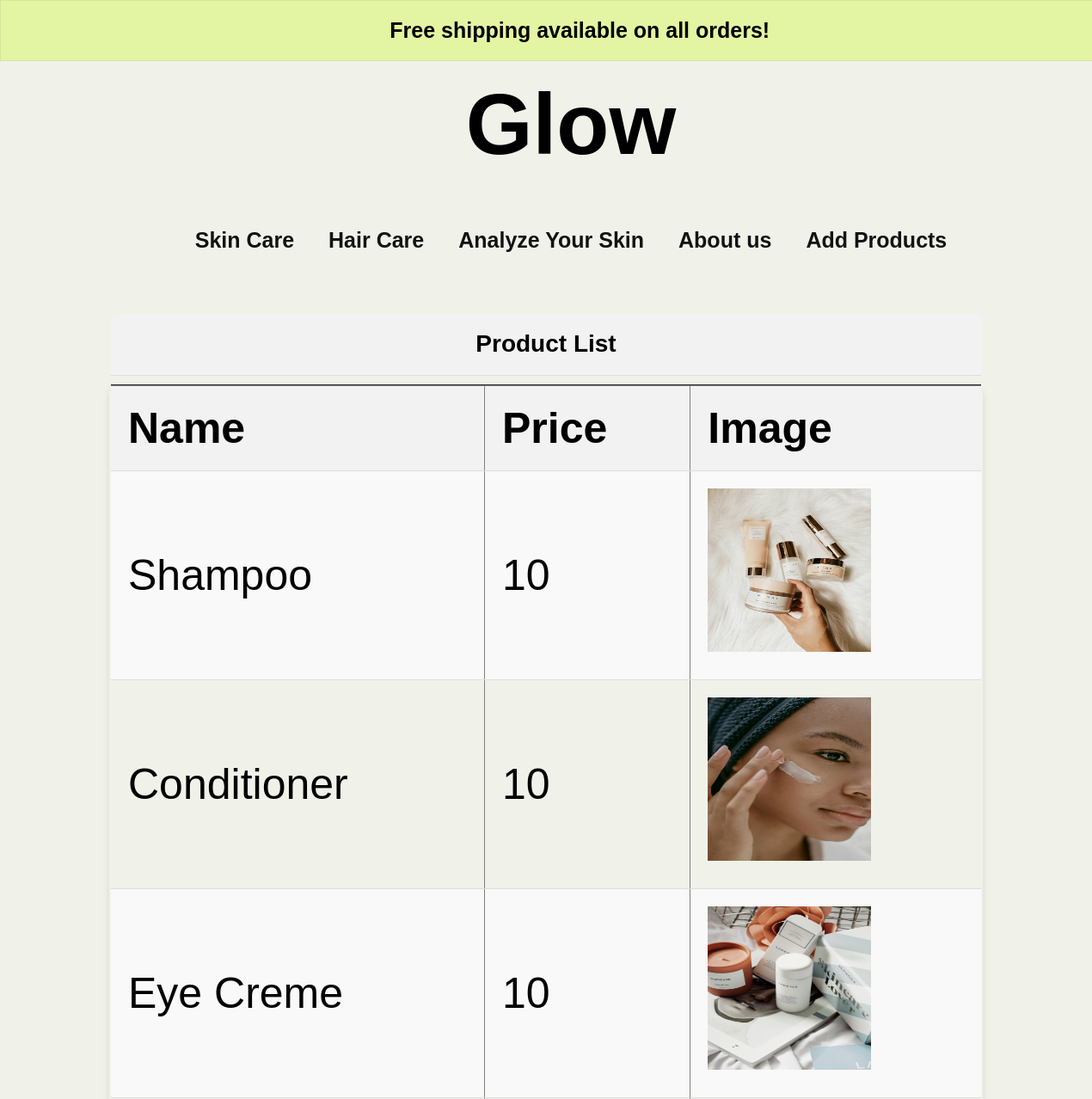
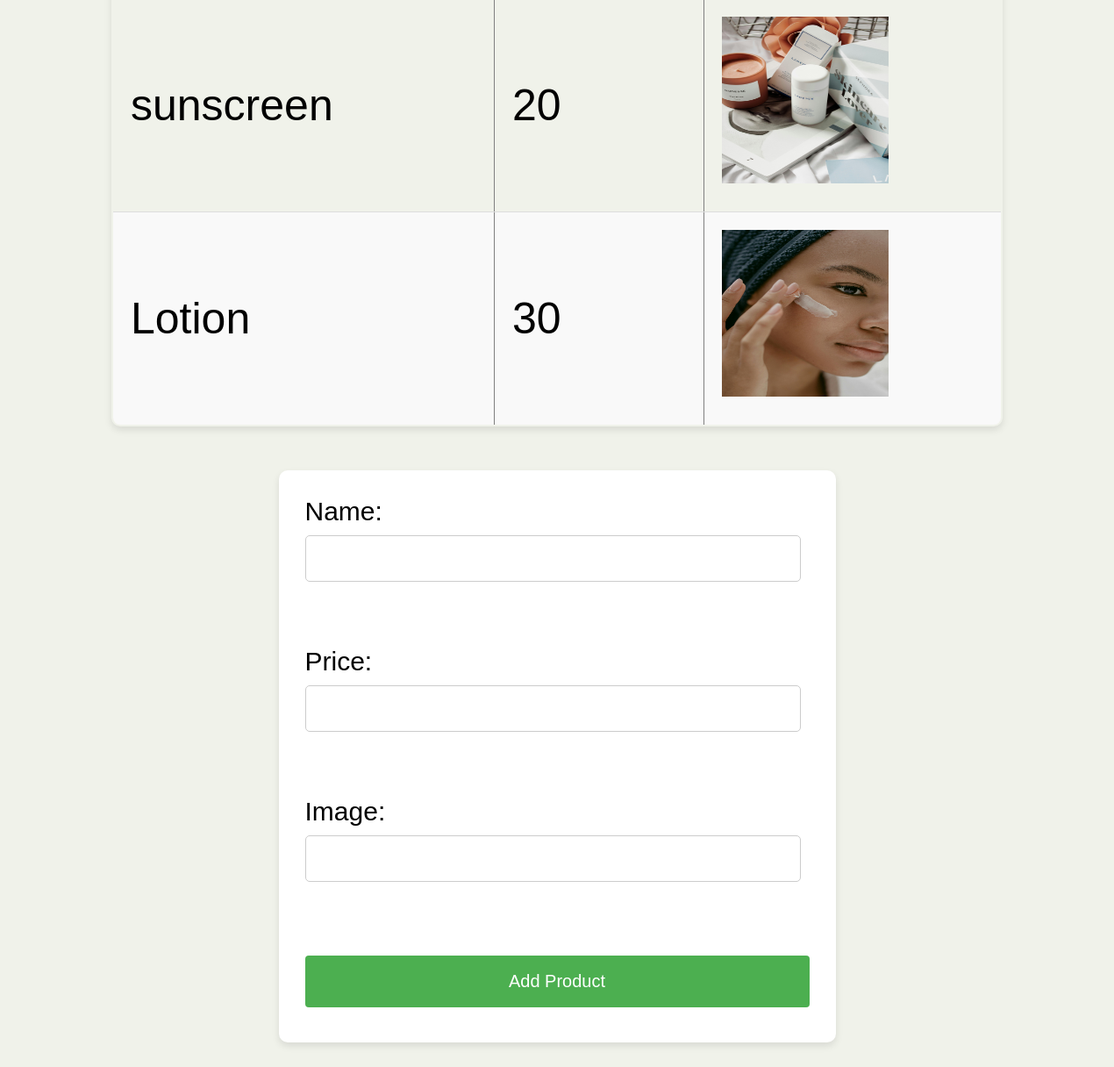
Page /addproducts.php on the committed database (2 pictures, top to bottom).
### tables this page shows
CREATE TABLE `product` (
  `id` int(11) NOT NULL,
  `name` varchar(255) NOT NULL,
  `price` float NOT NULL,
  `ProductPhoto` varchar(255) DEFAULT NULL
);

### addproducts.php (the view, shortened to what this page needs)
<?php
include 'config.php';
?>
<!DOCTYPE html>
<html lang="en">
<head>
    <link rel="stylesheet" href="addproduct.css">
</head>
<body>
    <div id="announcement">
        <p id="movetext">Free shipping available on all orders!</p>
    </div>
    <header>
        <div id="toptitle">
            <h1><a href="projectmain.html">Glow</a></h1>
        </div>
        <nav>
            <ul>
                <li><a href="skincare.html">Skin Care</a></li>
                <li><a href="haircare.html">Hair Care</a></li>
                <li><a href="skinanalyze.php">Analyze Your Skin</a></li>
                <li><a href="contact.php">About us</a></li>
                <li><a href="addproducts.php">Add Products</a></li>
            </ul>
        </nav>
    </header>
    <div id="table">
        <table border="2" cellpadding="55px">
            <caption align="top">Product List</caption>
            <tr>
                <th>Name</th>
                <th>Price</th>
                <th>Image</th>
            </tr>
            <?php
            $res = mysqli_query($conn, "SELECT * FROM product");
            while ($row = mysqli_fetch_array($res)) {
                echo "<tr>";
                echo "<td>" . $row['name'] . "</td>";
                echo "<td>" . $row['price'] . "</td>";
                echo "<td><img src=\"pics/" . $row['ProductPhoto'] . "\" width=\"190\" height=\"190\"></td>";
                echo "</tr>";
            }
            ?>
        </table>
    </div>
    <form method="post" action="">
        <p>Name: <input type="text" name="name" autocomplete="off" required><br><br></p>
        <p>Price: <input type="text" name="price" autocomplete="off"><br><br></p>
        <p>Image: <input type="text" name="image" required><br><br></p>
        <input type="submit" name="submit" value="Add Product">
    </form>
</body>
</html>

### config.php (shortened to what this page needs)
<!DOCTYPE html>
<html lang="en">
<head>
</head>
<body>
</body>
</html>

### addproduct.css (style rules this page uses)
* { margin: 0; padding: 0; box-sizing: border-box; font-family: Helvetica, Arial, "Lucida Grande", sans-serif; }
body { background-color: #f0f2ea; box-sizing: border-box; }
header { margin-left: 29px; clear: both; width: 100%; text-align: center; }
header h1 { font-family: Helvetica, Arial, "Lucida Grande", sans-serif; margin-top: 16px; font-size: 80px; }
header a { text-decoration: none; color: black; }
#toptitle a { position: relative; margin-top: 70px; font-size: 100px; }
#announcement { width: 105%; background: #e3f5a2; color: black; font-family: Helvetica, Arial, "Lucida Grande", sans-serif; border: 1px solid #d7e59c; padding-top: 10px; padding:20px; }
#announcement p { color: black; text-decoration: none; padding-left: 15px; font-size: 25px; text-align: center; font-weight: bold; }
nav { display: flex; justify-content: center; margin-top: 13px; overflow: hidden; }
nav ul { list-style-type: none; margin-top: 30px; display: flex; justify-content: center; }
nav li { float: left; padding: 20px; }
nav a { color: #131213; font-size: 25px; font-weight: bold ; text-decoration: none; }
#table { margin: 50px auto; width: 80%; }
table { border-collapse: collapse; width: 100%; border-radius: 10px; overflow: hidden; box-shadow: 0 4px 8px rgba(0, 0, 0, 0.1); }
table th, table td { padding: 20px; text-align: left; font-size: 18px; }
table th { background-color: #f2f2f2; border-bottom: 1px solid #ddd; font-weight: bold; font-size: 50px; }
table tr:nth-child(even) { background-color: #f9f9f9; }
table td { border-bottom: 1px solid #ddd; font-size: 50px; }
caption { font-size: 28px; margin-bottom: 10px; font-weight: bold; padding: 20px; background-color: #f2f2f2; border-bottom: 1px solid #ddd; border-radius: 5px 5px 0 0; }
form { margin: 50px auto; width: 50%; background-color: #fff; padding: 30px; border-radius: 10px; box-shadow: 0 4px 8px rgba(0, 0, 0, 0.1); }
form p { margin-bottom: 30px; font-size: 30px; }
form input[type="text"] { width: calc(100% - 10px); padding: 15px; margin: 10px 0; border: 1px solid #ccc; border-radius: 5px; font-size: 18px; }
form input[type="submit"] { width: 100%; background-color: #4CAF50; color: white; padding: 18px 24px; margin: 10px 0; border: none; border-radius: 4px; cursor: pointer; font-size: 20px; }

### rows in the picture
product: name "Shampoo", price "10", ProductPhoto (picture)
product: name "Conditioner", price "10", ProductPhoto (picture)
product: name "Eye Creme", price "10", ProductPhoto (picture)
product: name "sunscreen", price "20", ProductPhoto (picture)
product: name "Lotion", price "30", ProductPhoto (picture)
